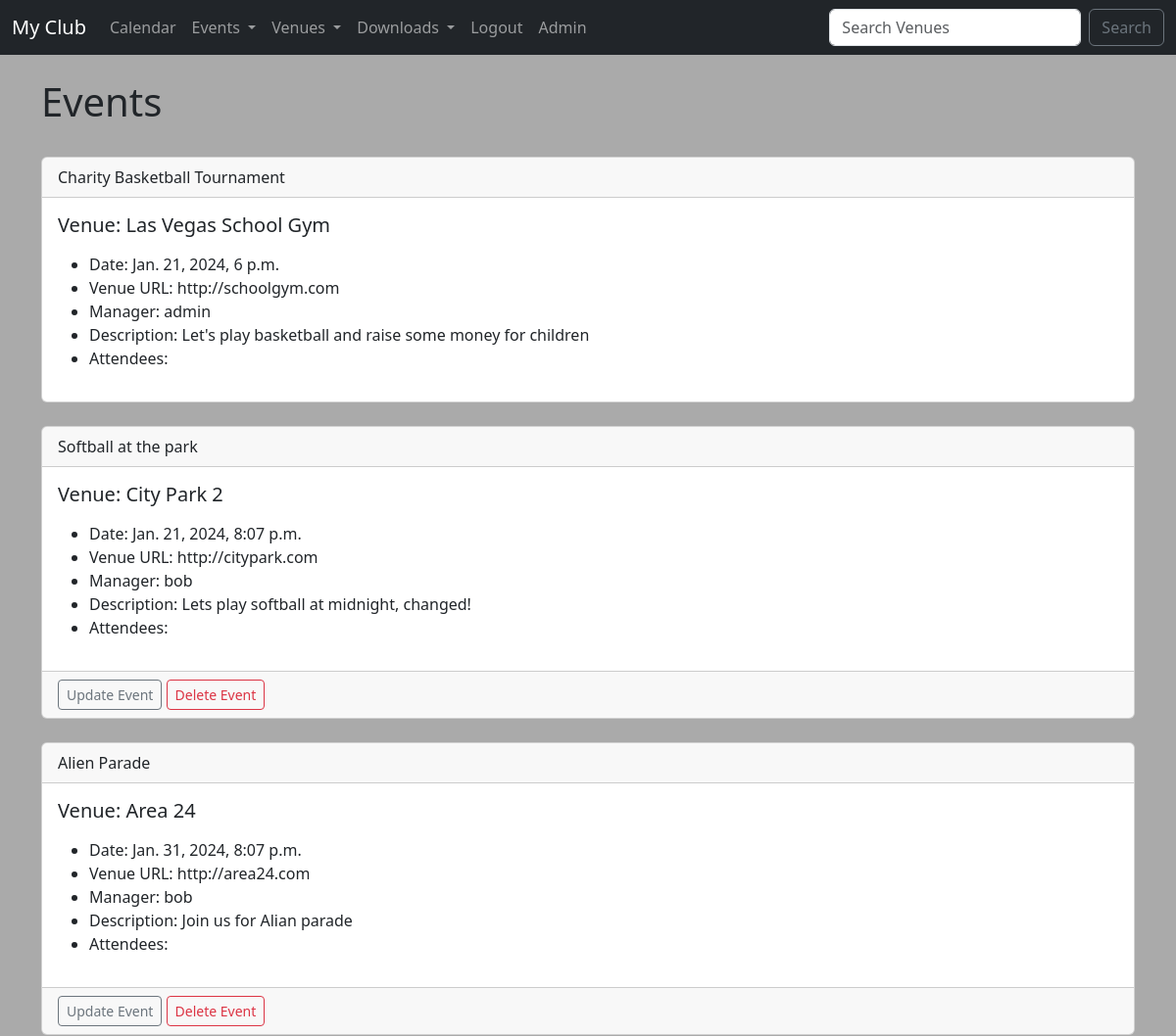
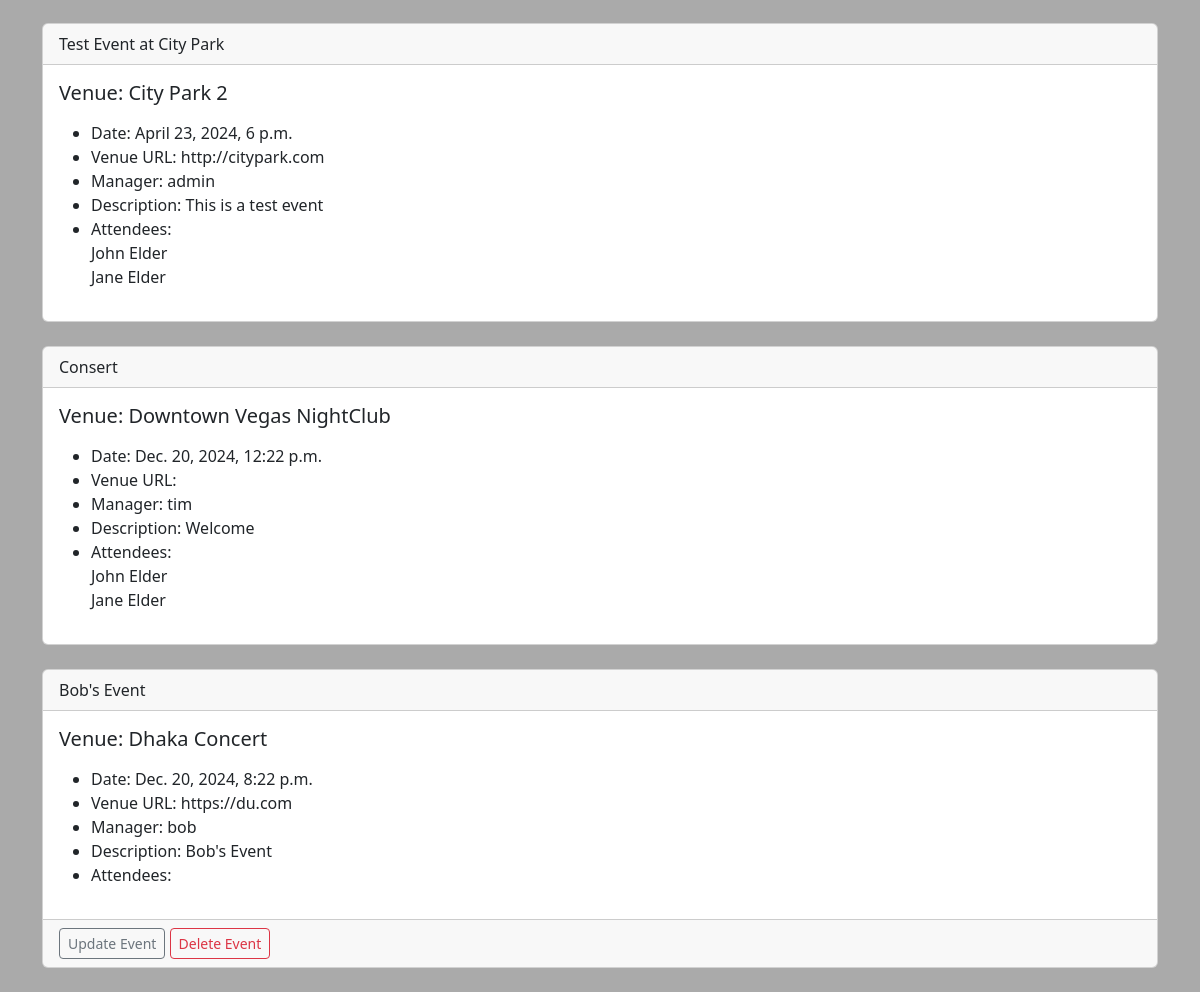
Screenshot of /events/ (signed in) with the database file from the repository (2 pictures, top to bottom).
### events/models.py (models this page shows)
class Event(models.Model):
    name = models.CharField(max_length=120)
    event_date = models.DateTimeField()
    venue = models.ForeignKey(Venue, blank=True, null=True, on_delete=models.CASCADE)
    manager = models.ForeignKey(User, blank=True, null=True, on_delete=models.SET_NULL)
    description = models.TextField(blank=True)
    attendees = models.ManyToManyField(MyClubUser, blank=True)
    def __str__(self):
        return self.name

class Venue(models.Model):
    name = models.CharField(max_length=120)
    address = models.CharField(max_length=300)
    zip_code = models.CharField(max_length=15)
    phone = models.CharField(max_length=25, blank=True)
    web = models.URLField(blank=True)
    email_address = models.EmailField(blank=True)
    owner = models.IntegerField(blank=False, default=1)
    def __str__(self):
        return self.name

class MyClubUser(models.Model):
    first_name = models.CharField(max_length=30)
    last_name = models.CharField(max_length=30)
    email = models.EmailField()
    def __str__(self):
        return self.first_name + ' ' + self.last_name

### events/views.py (the view)
# urls.py: path('events/', views.all_events, name="list-events"),
def all_events(request):
    event_list = Event.objects.all().order_by('event_date', 'name')
    context = {
        "event_list" : event_list,
    }
    return render(request, 'event_list.html', context)

### events/templates/event_list.html (shortened to what this page needs)
{% extends 'base.html' %}
{% block content %}
<h1>Events</h1>
<br>
{% for event in event_list %}
<div class="card">
    <div class="card-header">
        {{ event }}
    </div>
    <div class="card-body">
      <h5 class="card-title">Venue: {{ event.venue }}</h5>
      <p class="card-text">
        <ul>
            <li>Date: {{ event.event_date }}</li>
            <li>Venue URL: {{ event.venue.web }}</li>
            <li>Manager: {{ event.manager }}</li>
            <li>Description: {{ event.description }}</li>
            <li>Attendees:<br>
                {% for user in event.attendees.all %}
                     {{ user }} <br>
                {% endfor %}
            </li>
        </ul>
      </p>
    </div>
    {% if user.is_authenticated %}
        {% if user == event.manager %}
        <div class="card-footer text-body-secondary">
            <a href="{% url 'update-event' event.id %}" class="btn btn-outline-secondary btn-sm">Update Event</a>
            <a href="{% url 'delete-event' event.id %}" class="btn btn-outline-danger btn-sm">Delete Event</a>
        </div>
        {% endif %}
    {% endif %}
</div>
<br>
{% endfor %}
{% endblock %}

### rows the page displays
Event: name "Charity Basketball Tournament", venue "Las Vegas School Gym", event_date "Jan. 21, 2024, 6 p.m.", venue.web "http://schoolgym.com", manager "admin", description "Let's play basketball and raise some money for children"
Event: name "Softball at the park", venue "City Park 2", event_date "Jan. 21, 2024, 8:07 p.m.", venue.web "http://citypark.com", manager "bob", description "Lets play softball at midnight, changed!", shows "Update Event"
Event: name "Alien Parade", venue "Area 24", event_date "Jan. 31, 2024, 8:07 p.m.", venue.web "http://area24.com", manager "bob", description "Join us for Alian parade", shows "Update Event"
Event: name "Test Event at City Park", venue "City Park 2", event_date "April 23, 2024, 6 p.m.", venue.web "http://citypark.com", manager "admin", description "This is a test event"
MyClubUser: first_name+last_name "John Elder"
MyClubUser: first_name+last_name "Jane Elder"
Event: name "Consert", venue "Downtown Vegas NightClub", event_date "Dec. 20, 2024, 12:22 p.m.", manager "tim", description "Welcome"
Event: name "Bob's Event", venue "Dhaka Concert", event_date "Dec. 20, 2024, 8:22 p.m.", venue.web "https://du.com", manager "bob", description "Bob's Event", shows "Update Event"
